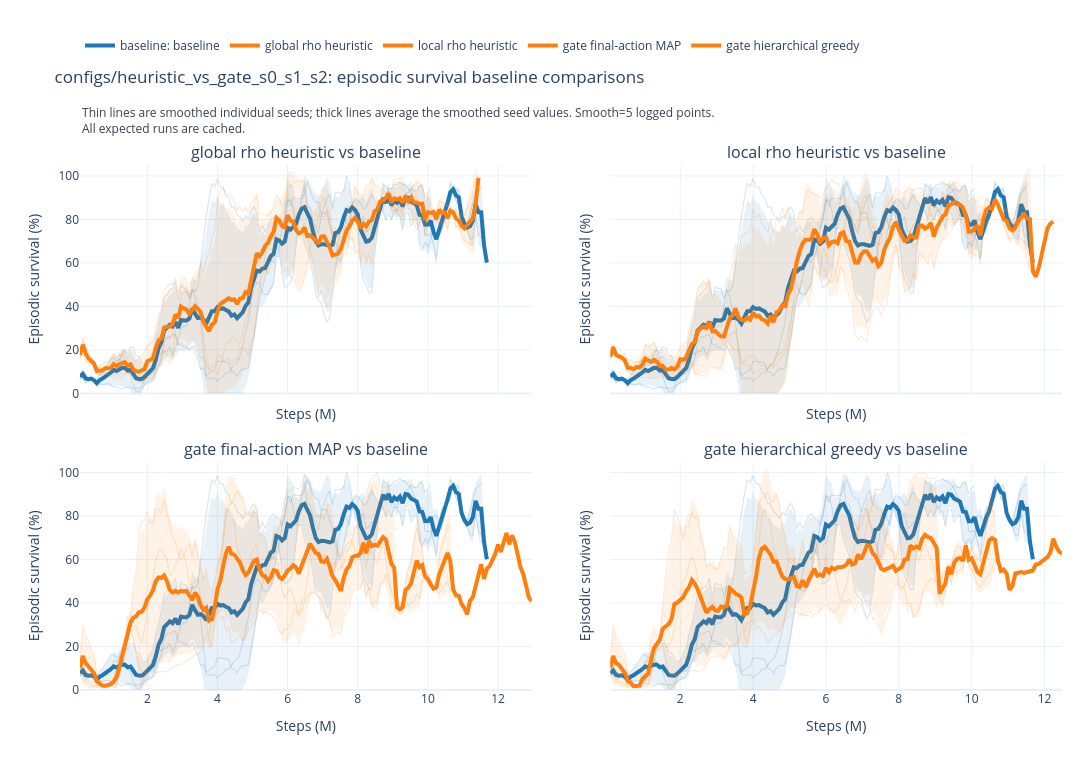

Write notebook code for a chart like this one.
### Markdown cell above
## Heuristic vs Gate

### Code cell
hvg_result = wm.plot_heuristic_vs_gate_survival()
hvg_result["fig"]

### Figure 1 — Plotly figure (JSON) as saved in the notebook; plotly's stock layout.template omitted (floating-point values rounded to 4 significant figures; data arrays with more than 128 entries replaced by an {"elided": "..."} marker saying what was removed)
{"data": [{"hovertemplate": "<b>hvg_00_baseline_s0</b><br>step=%{x:.2f}M<br>smoothed seed survival=%{y:.2f}%<extra></extra>", "legendgroup": "baseline:hvg_00_baseline", "line": {"color": "#1f77b4", "width": 1.1}, "mode": "lines", "name": "baseline: baseline seed 0", "opacity": 0.18, "showlegend": false, "type": "scatter", "x": {"elided": "144 float values"}, "xaxis": "x", "y": {"elided": "144 float values"}, "yaxis": "y"}, {"hovertemplate": "<b>hvg_00_baseline_s1</b><br>step=%{x:.2f}M<br>smoothed seed survival=%{y:.2f}%<extra></extra>", "legendgroup": "baseline:hvg_00_baseline", "line": {"color": "#1f77b4", "width": 1.1}, "mode": "lines", "name": "baseline: baseline seed 1", "opacity": 0.18, "showlegend": false, "type": "scatter", "x": [0.08, 0.16, 0.24, 0.32, 0.4, 0.48, 0.56, 0.64, 0.72, 0.8, 0.88, 0.96, 1.04, 1.12, 1.2, 1.28, 1.36, 1.44, 1.52, 1.6, 1.68, 1.76, 1.84, 1.92, 2.0, 2.08, 2.16, 2.24, 2.32, 2.4, 2.48, 2.56, 2.64, 2.72, 2.8, 2.88, 2.96, 3.04, 3.12, 3.2, 3.28, 3.36, 3.44, 3.52, 3.6, 3.68, 3.76, 3.84, 3.92, 4.0, 4.08, 4.16, 4.24, 4.32, 4.4, 4.48, 4.56, 4.64, 4.72, 4.8, 4.88, 4.96, 5.04, 5.12, 5.2, 5.28, 5.36, 5.44, 5.52, 5.6, 5.68, 5.76, 5.84, 5.92, 6.0, 6.08, 6.16, 6.24, 6.32, 6.4, 6.48, 6.56, 6.64, 6.72, 6.8, 6.88, 6.96, 7.04, 7.12, 7.2, 7.28, 7.36, 7.44, 7.52, 7.6, 7.68, 7.76, 7.84, 7.92, 8.0, 8.08, 8.16, 8.24, 8.32, 8.4, 8.48, 8.56, 8.64, 8.72, 8.8, 8.88, 8.96, 9.04, 9.12, 9.2, 9.28, 9.36, 9.44, 9.52, 9.6, 9.68, 9.76, 9.84, 9.92, 10.0, 10.08], "xaxis": "x", "y": [8.559, 10.67, 8.184, 7.183, 7.134, 5.65, 3.34, 5.211, 6.425, 6.626, 7.945, 8.799, 13.4, 12.87, 14.64, 18.46, 20.1, 18.53, 21.37, 21.01, 17.22, 17.05, 14.36, 12.65, 13.51, 16.66, 18.9, 25.64, 30.3, 36.24, 44.16, 45.3, 47.22, 48.19, 51.32, 42.53, 49.24, 48.28, 48.36, 43.29, 47.9, 46.71, 49.34, 60.96, 69.73, 81.27, 89.81, 96.62, 95.16, 98.54, 94.76, 94.76, 91.02, 89.87, 85.68, 85.66, 81.91, 81.18, 78.79, 81.68, 80.42, 84.17, 85.73, 82.99, 73.8, 77.39, 74.09, 77.0, 79.94, 80.9, 79.3, 78.86, 75.63, 80.43, 89.97, 86.08, 89.82, 89.45, 89.45, 89.45, 95.94, 85.55, 85.52, 79.72, 76.62, 73.39, 82.04, 83.22, 83.08, 77.13, 73.59, 70.12, 62.12, 60.86, 66.73, 73.96, 79.18, 85.88, 89.49, 88.89, 87.57, 85.07, 85.21, 88.81, 91.2, 88.77, 87.06, 85.04, 83.67, 79.57, 82.85, 79.71, 84.15, 83.74, 87.91, 86.56, 91.61, 92.47, 94.25, 93.11, 93.17, 95.48, 95.3, 90.2, 92.66, 94.4], "yaxis": "y"}, {"hovertemplate": "<b>hvg_00_baseline_s2</b><br>step=%{x:.2f}M<br>smoothed seed survival=%{y:.2f}%<extra></extra>", "legendgroup": "baseline:hvg_00_baseline", "line": {"color": "#1f77b4", "width": 1.1}, "mode": "lines", "name": "baseline: baseline seed 2", "opacity": 0.18, "showlegend": false, "type": "scatter", "x": {"elided": "146 float values"}, "xaxis": "x", "y": {"elided": "146 float values"}, "yaxis": "y"}, {"fill": "toself", "fillcolor": "rgba(31,119,180,0.1)", "hoverinfo": "skip", "legendgroup": "baseline:hvg_00_baseline", "line": {"color": "rgba(0,0,0,0)", "width": 0}, "mode": "lines", "name": "baseline: baseline std", "showlegend": false, "type": "scatter", "x": {"elided": "292 float values"}, "xaxis": "x", "y": {"elided": "292 float values"}, "yaxis": "y"}, {"customdata": {"elided": "146x3 float values"}, "hovertemplate": "<b>baseline: baseline</b><br>step=%{x:.2f}M<br>mean of smoothed seeds=%{y:.2f}%<br>mean=%{customdata[1]:.2f}%<br>std=%{customdata[2]:.2f}%<br>runs at step=%{customdata[0]}<extra></extra>", "legendgroup": "baseline:hvg_00_baseline", "line": {"color": "#1f77b4", "width": 4}, "mode": "lines", "name": "baseline: baseline", "showlegend": true, "type": "scatter", "x": {"elided": "146 float values"}, "xaxis": "x", "y": {"elided": "146 float values"}, "yaxis": "y"}, {"hovertemplate": "<b>hvg_01_eval_rho090_s0</b><br>step=%{x:.2f}M<br>smoothed seed survival=%{y:.2f}%<extra></extra>", "legendgroup": "compare:hvg_01_eval_rho090", "line": {"color": "#ff7f0e", "width": 1.1}, "mode": "lines", "name": "global rho heuristic seed 0", "opacity": 0.18, "showlegend": false, "type": "scatter", "x": {"elided": "143 float values"}, "xaxis": "x", "y": {"elided": "143 float values"}, "yaxis": "y"}, {"hovertemplate": "<b>hvg_01_eval_rho090_s1</b><br>step=%{x:.2f}M<br>smoothed seed survival=%{y:.2f}%<extra></extra>", "legendgroup": "compare:hvg_01_eval_rho090", "line": {"color": "#ff7f0e", "width": 1.1}, "mode": "lines", "name": "global rho heuristic seed 1", "opacity": 0.18, "showlegend": false, "type": "scatter", "x": [0.08, 0.16, 0.24, 0.32, 0.4, 0.48, 0.56, 0.64, 0.72, 0.8, 0.88, 0.96, 1.04, 1.12, 1.2, 1.28, 1.36, 1.44, 1.52, 1.6, 1.68, 1.76, 1.84, 1.92, 2.0, 2.08, 2.16, 2.24, 2.32, 2.4, 2.48, 2.56, 2.64, 2.72, 2.8, 2.88, 2.96, 3.04, 3.12, 3.2, 3.28, 3.36, 3.44, 3.52, 3.6, 3.68, 3.76, 3.84, 3.92, 4.0, 4.08, 4.16, 4.24, 4.32, 4.4, 4.48, 4.56, 4.64, 4.72, 4.8, 4.88, 4.96, 5.04, 5.12, 5.2, 5.28, 5.36, 5.44, 5.52, 5.6, 5.68, 5.76, 5.84, 5.92, 6.0, 6.08, 6.16, 6.24, 6.32, 6.4, 6.48, 6.56, 6.64, 6.72, 6.8, 6.88, 6.96, 7.04, 7.12, 7.2, 7.28, 7.36, 7.44, 7.52, 7.6, 7.68, 7.76, 7.84, 7.92, 8.0, 8.08, 8.16, 8.24, 8.32, 8.4, 8.48, 8.56, 8.64, 8.72, 8.8, 8.88, 8.96, 9.04, 9.12, 9.2, 9.28, 9.36, 9.44, 9.52, 9.6, 9.68, 9.76, 9.84, 9.92, 10.0, 10.08], "xaxis": "x", "y": [16.47, 21.35, 18.63, 15.54, 13.94, 11.75, 8.515, 8.199, 9.468, 10.98, 11.63, 11.28, 14.71, 13.71, 15.92, 17.79, 18.87, 16.35, 18.76, 15.49, 15.0, 16.78, 17.41, 18.99, 21.89, 23.47, 23.76, 29.49, 34.79, 39.72, 47.64, 48.77, 50.56, 50.03, 53.3, 45.88, 50.65, 48.92, 46.01, 43.97, 46.24, 51.16, 54.09, 60.32, 54.88, 61.77, 64.34, 71.76, 74.7, 87.2, 92.82, 94.62, 90.87, 91.73, 90.31, 87.97, 83.99, 86.0, 83.61, 85.64, 82.92, 86.9, 88.64, 91.41, 82.22, 81.99, 81.99, 81.99, 82.84, 85.78, 91.06, 89.46, 86.23, 87.6, 95.17, 95.17, 96.77, 97.54, 97.54, 97.54, 97.54, 87.29, 84.83, 83.23, 82.78, 81.04, 87.55, 90.01, 85.68, 77.09, 71.6, 70.19, 67.3, 66.03, 75.07, 82.3, 87.45, 87.82, 95.02, 92.4, 91.08, 91.08, 96.06, 96.06, 98.68, 96.01, 95.63, 94.27, 94.27, 91.81, 93.34, 86.35, 86.55, 84.91, 83.24, 84.24, 91.6, 92.17, 93.81, 95.48, 96.94, 96.94, 95.44, 88.34, 90.8, 85.81], "yaxis": "y"}, {"hovertemplate": "<b>hvg_01_eval_rho090_s2</b><br>step=%{x:.2f}M<br>smoothed seed survival=%{y:.2f}%<extra></extra>", "legendgroup": "compare:hvg_01_eval_rho090", "line": {"color": "#ff7f0e", "width": 1.1}, "mode": "lines", "name": "global rho heuristic seed 2", "opacity": 0.18, "showlegend": false, "type": "scatter", "x": {"elided": "142 float values"}, "xaxis": "x", "y": {"elided": "142 float values"}, "yaxis": "y"}, {"fill": "toself", "fillcolor": "rgba(255,127,14,0.1)", "hoverinfo": "skip", "legendgroup": "compare:hvg_01_eval_rho090", "line": {"color": "rgba(0,0,0,0)", "width": 0}, "mode": "lines", "name": "global rho heuristic std", "showlegend": false, "type": "scatter", "x": {"elided": "286 float values"}, "xaxis": "x", "y": {"elided": "286 float values"}, "yaxis": "y"}, {"customdata": {"elided": "143x3 float values"}, "hovertemplate": "<b>global rho heuristic</b><br>step=%{x:.2f}M<br>mean of smoothed seeds=%{y:.2f}%<br>mean=%{customdata[1]:.2f}%<br>std=%{customdata[2]:.2f}%<br>runs at step=%{customdata[0]}<extra></extra>", "legendgroup": "compare:hvg_01_eval_rho090", "line": {"color": "#ff7f0e", "width": 4}, "mode": "lines", "name": "global rho heuristic", "showlegend": true, "type": "scatter", "x": {"elided": "143 float values"}, "xaxis": "x", "y": {"elided": "143 float values"}, "yaxis": "y"}, {"hovertemplate": "<b>hvg_00_baseline_s0</b><br>step=%{x:.2f}M<br>smoothed seed survival=%{y:.2f}%<extra></extra>", "legendgroup": "baseline:hvg_00_baseline", "line": {"color": "#1f77b4", "width": 1.1}, "mode": "lines", "name": "baseline: baseline seed 0", "opacity": 0.18, "showlegend": false, "type": "scatter", "x": {"elided": "144 float values"}, "xaxis": "x2", "y": {"elided": "144 float values"}, "yaxis": "y2"}, {"hovertemplate": "<b>hvg_00_baseline_s1</b><br>step=%{x:.2f}M<br>smoothed seed survival=%{y:.2f}%<extra></extra>", "legendgroup": "baseline:hvg_00_baseline", "line": {"color": "#1f77b4", "width": 1.1}, "mode": "lines", "name": "baseline: baseline seed 1", "opacity": 0.18, "showlegend": false, "type": "scatter", "x": [0.08, 0.16, 0.24, 0.32, 0.4, 0.48, 0.56, 0.64, 0.72, 0.8, 0.88, 0.96, 1.04, 1.12, 1.2, 1.28, 1.36, 1.44, 1.52, 1.6, 1.68, 1.76, 1.84, 1.92, 2.0, 2.08, 2.16, 2.24, 2.32, 2.4, 2.48, 2.56, 2.64, 2.72, 2.8, 2.88, 2.96, 3.04, 3.12, 3.2, 3.28, 3.36, 3.44, 3.52, 3.6, 3.68, 3.76, 3.84, 3.92, 4.0, 4.08, 4.16, 4.24, 4.32, 4.4, 4.48, 4.56, 4.64, 4.72, 4.8, 4.88, 4.96, 5.04, 5.12, 5.2, 5.28, 5.36, 5.44, 5.52, 5.6, 5.68, 5.76, 5.84, 5.92, 6.0, 6.08, 6.16, 6.24, 6.32, 6.4, 6.48, 6.56, 6.64, 6.72, 6.8, 6.88, 6.96, 7.04, 7.12, 7.2, 7.28, 7.36, 7.44, 7.52, 7.6, 7.68, 7.76, 7.84, 7.92, 8.0, 8.08, 8.16, 8.24, 8.32, 8.4, 8.48, 8.56, 8.64, 8.72, 8.8, 8.88, 8.96, 9.04, 9.12, 9.2, 9.28, 9.36, 9.44, 9.52, 9.6, 9.68, 9.76, 9.84, 9.92, 10.0, 10.08], "xaxis": "x2", "y": [8.559, 10.67, 8.184, 7.183, 7.134, 5.65, 3.34, 5.211, 6.425, 6.626, 7.945, 8.799, 13.4, 12.87, 14.64, 18.46, 20.1, 18.53, 21.37, 21.01, 17.22, 17.05, 14.36, 12.65, 13.51, 16.66, 18.9, 25.64, 30.3, 36.24, 44.16, 45.3, 47.22, 48.19, 51.32, 42.53, 49.24, 48.28, 48.36, 43.29, 47.9, 46.71, 49.34, 60.96, 69.73, 81.27, 89.81, 96.62, 95.16, 98.54, 94.76, 94.76, 91.02, 89.87, 85.68, 85.66, 81.91, 81.18, 78.79, 81.68, 80.42, 84.17, 85.73, 82.99, 73.8, 77.39, 74.09, 77.0, 79.94, 80.9, 79.3, 78.86, 75.63, 80.43, 89.97, 86.08, 89.82, 89.45, 89.45, 89.45, 95.94, 85.55, 85.52, 79.72, 76.62, 73.39, 82.04, 83.22, 83.08, 77.13, 73.59, 70.12, 62.12, 60.86, 66.73, 73.96, 79.18, 85.88, 89.49, 88.89, 87.57, 85.07, 85.21, 88.81, 91.2, 88.77, 87.06, 85.04, 83.67, 79.57, 82.85, 79.71, 84.15, 83.74, 87.91, 86.56, 91.61, 92.47, 94.25, 93.11, 93.17, 95.48, 95.3, 90.2, 92.66, 94.4], "yaxis": "y2"}, {"hovertemplate": "<b>hvg_00_baseline_s2</b><br>step=%{x:.2f}M<br>smoothed seed survival=%{y:.2f}%<extra></extra>", "legendgroup": "baseline:hvg_00_baseline", "line": {"color": "#1f77b4", "width": 1.1}, "mode": "lines", "name": "baseline: baseline seed 2", "opacity": 0.18, "showlegend": false, "type": "scatter", "x": {"elided": "146 float values"}, "xaxis": "x2", "y": {"elided": "146 float values"}, "yaxis": "y2"}, {"fill": "toself", "fillcolor": "rgba(31,119,180,0.1)", "hoverinfo": "skip", "legendgroup": "baseline:hvg_00_baseline", "line": {"color": "rgba(0,0,0,0)", "width": 0}, "mode": "lines", "name": "baseline: baseline std", "showlegend": false, "type": "scatter", "x": {"elided": "292 float values"}, "xaxis": "x2", "y": {"elided": "292 float values"}, "yaxis": "y2"}, {"customdata": {"elided": "146x3 float values"}, "hovertemplate": "<b>baseline: baseline</b><br>step=%{x:.2f}M<br>mean of smoothed seeds=%{y:.2f}%<br>mean=%{customdata[1]:.2f}%<br>std=%{customdata[2]:.2f}%<br>runs at step=%{customdata[0]}<extra></extra>", "legendgroup": "baseline:hvg_00_baseline", "line": {"color": "#1f77b4", "width": 4}, "mode": "lines", "name": "baseline: baseline", "showlegend": false, "type": "scatter", "x": {"elided": "146 float values"}, "xaxis": "x2", "y": {"elided": "146 float values"}, "yaxis": "y2"}, {"hovertemplate": "<b>hvg_04_eval_local_rho090_s0</b><br>step=%{x:.2f}M<br>smoothed seed survival=%{y:.2f}%<extra></extra>", "legendgroup": "compare:hvg_04_eval_local_rho090", "line": {"color": "#ff7f0e", "width": 1.1}, "mode": "lines", "name": "local rho heuristic seed 0", "opacity": 0.18, "showlegend": false, "type": "scatter", "x": {"elided": "145 float values"}, "xaxis": "x2", "y": {"elided": "145 float values"}, "yaxis": "y2"}, {"hovertemplate": "<b>hvg_04_eval_local_rho090_s1</b><br>step=%{x:.2f}M<br>smoothed seed survival=%{y:.2f}%<extra></extra>", "legendgroup": "compare:hvg_04_eval_local_rho090", "line": {"color": "#ff7f0e", "width": 1.1}, "mode": "lines", "name": "local rho heuristic seed 1", "opacity": 0.18, "showlegend": false, "type": "scatter", "x": [0.08, 0.16, 0.24, 0.32, 0.4, 0.48, 0.56, 0.64, 0.72, 0.8, 0.88, 0.96, 1.04, 1.12, 1.2, 1.28, 1.36, 1.44, 1.52, 1.6, 1.68, 1.76, 1.84, 1.92, 2.0, 2.08, 2.16, 2.24, 2.32, 2.4, 2.48, 2.56, 2.64, 2.72, 2.8, 2.88, 2.96, 3.04, 3.12, 3.2, 3.28, 3.36, 3.44, 3.52, 3.6, 3.68, 3.76, 3.84, 3.92, 4.0, 4.08, 4.16, 4.24, 4.32, 4.4, 4.48, 4.56, 4.64, 4.72, 4.8, 4.88, 4.96, 5.04, 5.12, 5.2, 5.28, 5.36, 5.44, 5.52, 5.6, 5.68, 5.76, 5.84, 5.92, 6.0, 6.08, 6.16, 6.24, 6.32, 6.4, 6.48, 6.56, 6.64, 6.72, 6.8, 6.88, 6.96, 7.04, 7.12, 7.2, 7.28, 7.36, 7.44, 7.52, 7.6, 7.68, 7.76, 7.84, 7.92, 8.0, 8.08, 8.16, 8.24, 8.32, 8.4, 8.48, 8.56, 8.64, 8.72, 8.8, 8.88, 8.96, 9.04, 9.12, 9.2, 9.28, 9.36, 9.44, 9.52, 9.6, 9.68, 9.76, 9.84, 9.92, 10.0, 10.08, 10.16], "xaxis": "x2", "y": [16.56, 22.06, 19.1, 17.09, 16.27, 14.06, 10.57, 10.24, 11.31, 14.36, 14.86, 14.81, 18.53, 16.77, 14.34, 15.74, 16.52, 15.9, 17.04, 15.77, 15.9, 17.69, 16.15, 18.27, 21.17, 22.75, 23.04, 28.78, 35.44, 40.38, 48.3, 49.43, 51.36, 49.62, 52.89, 44.75, 46.02, 44.15, 41.8, 40.05, 42.75, 53.77, 59.06, 68.82, 63.1, 72.72, 72.7, 74.41, 73.82, 84.85, 80.58, 82.36, 78.33, 76.39, 73.94, 80.63, 72.91, 80.3, 80.7, 85.23, 80.92, 85.9, 77.39, 78.88, 78.41, 83.46, 82.9, 91.41, 93.54, 92.22, 91.76, 91.33, 89.87, 91.24, 94.34, 94.8, 98.54, 96.76, 96.76, 93.94, 92.2, 80.95, 79.28, 73.08, 75.9, 75.9, 85.41, 90.32, 90.72, 81.97, 76.47, 75.38, 68.35, 69.81, 78.56, 85.8, 88.64, 89.98, 94.32, 93.41, 92.1, 92.1, 94.28, 94.28, 93.14, 94.13, 94.13, 94.25, 89.57, 89.17, 82.07, 74.71, 76.91, 80.0, 79.99, 87.03, 94.39, 95.56, 97.16, 97.16, 95.8, 94.34, 94.34, 87.24, 89.7, 88.84, 88.72], "yaxis": "y2"}, {"hovertemplate": "<b>hvg_04_eval_local_rho090_s2</b><br>step=%{x:.2f}M<br>smoothed seed survival=%{y:.2f}%<extra></extra>", "legendgroup": "compare:hvg_04_eval_local_rho090", "line": {"color": "#ff7f0e", "width": 1.1}, "mode": "lines", "name": "local rho heuristic seed 2", "opacity": 0.18, "showlegend": false, "type": "scatter", "x": {"elided": "153 float values"}, "xaxis": "x2", "y": {"elided": "153 float values"}, "yaxis": "y2"}, {"fill": "toself", "fillcolor": "rgba(255,127,14,0.1)", "hoverinfo": "skip", "legendgroup": "compare:hvg_04_eval_local_rho090", "line": {"color": "rgba(0,0,0,0)", "width": 0}, "mode": "lines", "name": "local rho heuristic std", "showlegend": false, "type": "scatter", "x": {"elided": "306 float values"}, "xaxis": "x2", "y": {"elided": "306 float values"}, "yaxis": "y2"}, {"customdata": {"elided": "153x3 float values"}, "hovertemplate": "<b>local rho heuristic</b><br>step=%{x:.2f}M<br>mean of smoothed seeds=%{y:.2f}%<br>mean=%{customdata[1]:.2f}%<br>std=%{customdata[2]:.2f}%<br>runs at step=%{customdata[0]}<extra></extra>", "legendgroup": "compare:hvg_04_eval_local_rho090", "line": {"color": "#ff7f0e", "width": 4}, "mode": "lines", "name": "local rho heuristic", "showlegend": true, "type": "scatter", "x": {"elided": "153 float values"}, "xaxis": "x2", "y": {"elided": "153 float values"}, "yaxis": "y2"}, {"hovertemplate": "<b>hvg_00_baseline_s0</b><br>step=%{x:.2f}M<br>smoothed seed survival=%{y:.2f}%<extra></extra>", "legendgroup": "baseline:hvg_00_baseline", "line": {"color": "#1f77b4", "width": 1.1}, "mode": "lines", "name": "baseline: baseline seed 0", "opacity": 0.18, "showlegend": false, "type": "scatter", "x": {"elided": "144 float values"}, "xaxis": "x3", "y": {"elided": "144 float values"}, "yaxis": "y3"}, {"hovertemplate": "<b>hvg_00_baseline_s1</b><br>step=%{x:.2f}M<br>smoothed seed survival=%{y:.2f}%<extra></extra>", "legendgroup": "baseline:hvg_00_baseline", "line": {"color": "#1f77b4", "width": 1.1}, "mode": "lines", "name": "baseline: baseline seed 1", "opacity": 0.18, "showlegend": false, "type": "scatter", "x": [0.08, 0.16, 0.24, 0.32, 0.4, 0.48, 0.56, 0.64, 0.72, 0.8, 0.88, 0.96, 1.04, 1.12, 1.2, 1.28, 1.36, 1.44, 1.52, 1.6, 1.68, 1.76, 1.84, 1.92, 2.0, 2.08, 2.16, 2.24, 2.32, 2.4, 2.48, 2.56, 2.64, 2.72, 2.8, 2.88, 2.96, 3.04, 3.12, 3.2, 3.28, 3.36, 3.44, 3.52, 3.6, 3.68, 3.76, 3.84, 3.92, 4.0, 4.08, 4.16, 4.24, 4.32, 4.4, 4.48, 4.56, 4.64, 4.72, 4.8, 4.88, 4.96, 5.04, 5.12, 5.2, 5.28, 5.36, 5.44, 5.52, 5.6, 5.68, 5.76, 5.84, 5.92, 6.0, 6.08, 6.16, 6.24, 6.32, 6.4, 6.48, 6.56, 6.64, 6.72, 6.8, 6.88, 6.96, 7.04, 7.12, 7.2, 7.28, 7.36, 7.44, 7.52, 7.6, 7.68, 7.76, 7.84, 7.92, 8.0, 8.08, 8.16, 8.24, 8.32, 8.4, 8.48, 8.56, 8.64, 8.72, 8.8, 8.88, 8.96, 9.04, 9.12, 9.2, 9.28, 9.36, 9.44, 9.52, 9.6, 9.68, 9.76, 9.84, 9.92, 10.0, 10.08], "xaxis": "x3", "y": [8.559, 10.67, 8.184, 7.183, 7.134, 5.65, 3.34, 5.211, 6.425, 6.626, 7.945, 8.799, 13.4, 12.87, 14.64, 18.46, 20.1, 18.53, 21.37, 21.01, 17.22, 17.05, 14.36, 12.65, 13.51, 16.66, 18.9, 25.64, 30.3, 36.24, 44.16, 45.3, 47.22, 48.19, 51.32, 42.53, 49.24, 48.28, 48.36, 43.29, 47.9, 46.71, 49.34, 60.96, 69.73, 81.27, 89.81, 96.62, 95.16, 98.54, 94.76, 94.76, 91.02, 89.87, 85.68, 85.66, 81.91, 81.18, 78.79, 81.68, 80.42, 84.17, 85.73, 82.99, 73.8, 77.39, 74.09, 77.0, 79.94, 80.9, 79.3, 78.86, 75.63, 80.43, 89.97, 86.08, 89.82, 89.45, 89.45, 89.45, 95.94, 85.55, 85.52, 79.72, 76.62, 73.39, 82.04, 83.22, 83.08, 77.13, 73.59, 70.12, 62.12, 60.86, 66.73, 73.96, 79.18, 85.88, 89.49, 88.89, 87.57, 85.07, 85.21, 88.81, 91.2, 88.77, 87.06, 85.04, 83.67, 79.57, 82.85, 79.71, 84.15, 83.74, 87.91, 86.56, 91.61, 92.47, 94.25, 93.11, 93.17, 95.48, 95.3, 90.2, 92.66, 94.4], "yaxis": "y3"}, {"hovertemplate": "<b>hvg_00_baseline_s2</b><br>step=%{x:.2f}M<br>smoothed seed survival=%{y:.2f}%<extra></extra>", "legendgroup": "baseline:hvg_00_baseline", "line": {"color": "#1f77b4", "width": 1.1}, "mode": "lines", "name": "baseline: baseline seed 2", "opacity": 0.18, "showlegend": false, "type": "scatter", "x": {"elided": "146 float values"}, "xaxis": "x3", "y": {"elided": "146 float values"}, "yaxis": "y3"}, {"fill": "toself", "fillcolor": "rgba(31,119,180,0.1)", "hoverinfo": "skip", "legendgroup": "baseline:hvg_00_baseline", "line": {"color": "rgba(0,0,0,0)", "width": 0}, "mode": "lines", "name": "baseline: baseline std", "showlegend": false, "type": "scatter", "x": {"elided": "292 float values"}, "xaxis": "x3", "y": {"elided": "292 float values"}, "yaxis": "y3"}, {"customdata": {"elided": "146x3 float values"}, "hovertemplate": "<b>baseline: baseline</b><br>step=%{x:.2f}M<br>mean of smoothed seeds=%{y:.2f}%<br>mean=%{customdata[1]:.2f}%<br>std=%{customdata[2]:.2f}%<br>runs at step=%{customdata[0]}<extra></extra>", "legendgroup": "baseline:hvg_00_baseline", "line": {"color": "#1f77b4", "width": 4}, "mode": "lines", "name": "baseline: baseline", "showlegend": false, "type": "scatter", "x": {"elided": "146 float values"}, "xaxis": "x3", "y": {"elided": "146 float values"}, "yaxis": "y3"}, {"hovertemplate": "<b>hvg_02_gate_final_map_s0</b><br>step=%{x:.2f}M<br>smoothed seed survival=%{y:.2f}%<extra></extra>", "legendgroup": "compare:hvg_02_gate_final_map", "line": {"color": "#ff7f0e", "width": 1.1}, "mode": "lines", "name": "gate final-action MAP seed 0", "opacity": 0.18, "showlegend": false, "type": "scatter", "x": {"elided": "133 float values"}, "xaxis": "x3", "y": {"elided": "133 float values"}, "yaxis": "y3"}, {"hovertemplate": "<b>hvg_02_gate_final_map_s1</b><br>step=%{x:.2f}M<br>smoothed seed survival=%{y:.2f}%<extra></extra>", "legendgroup": "compare:hvg_02_gate_final_map", "line": {"color": "#ff7f0e", "width": 1.1}, "mode": "lines", "name": "gate final-action MAP seed 1", "opacity": 0.18, "showlegend": false, "type": "scatter", "x": {"elided": "162 float values"}, "xaxis": "x3", "y": {"elided": "162 float values"}, "yaxis": "y3"}, {"hovertemplate": "<b>hvg_02_gate_final_map_s2</b><br>step=%{x:.2f}M<br>smoothed seed survival=%{y:.2f}%<extra></extra>", "legendgroup": "compare:hvg_02_gate_final_map", "line": {"color": "#ff7f0e", "width": 1.1}, "mode": "lines", "name": "gate final-action MAP seed 2", "opacity": 0.18, "showlegend": false, "type": "scatter", "x": [0.08, 0.16, 0.24, 0.32, 0.4, 0.48, 0.56, 0.64, 0.72, 0.8, 0.88, 0.96, 1.04, 1.12, 1.2, 1.28, 1.36, 1.44, 1.52, 1.6, 1.68, 1.76, 1.84, 1.92, 2.0, 2.08, 2.16, 2.24, 2.32, 2.4, 2.48, 2.56, 2.64, 2.72, 2.8, 2.88, 2.96, 3.04, 3.12, 3.2, 3.28, 3.36, 3.44, 3.52, 3.6, 3.68, 3.76, 3.84, 3.92, 4.0, 4.08, 4.16, 4.24, 4.32, 4.4, 4.48, 4.56, 4.64, 4.72, 4.8, 4.88, 4.96, 5.04, 5.12, 5.2, 5.28, 5.36, 5.44, 5.52, 5.6, 5.68, 5.76, 5.84, 5.92, 6.0, 6.08, 6.16, 6.24, 6.32, 6.4, 6.48, 6.56, 6.64, 6.72, 6.8, 6.88, 6.96, 7.04, 7.12, 7.2, 7.28, 7.36, 7.44, 7.52, 7.6, 7.68, 7.76, 7.84, 7.92, 8.0, 8.08, 8.16, 8.24, 8.32, 8.4, 8.48, 8.56, 8.64, 8.72, 8.8, 8.88, 8.96, 9.04], "xaxis": "x3", "y": [8.234, 4.654, 3.608, 3.007, 2.641, 1.561, 2.181, 2.196, 2.838, 3.077, 3.475, 3.627, 4.315, 4.909, 7.18, 12.43, 14.78, 20.09, 35.39, 46.76, 54.56, 71.23, 78.38, 77.95, 82.05, 77.43, 76.42, 82.94, 83.1, 80.96, 87.7, 81.1, 75.84, 69.64, 68.02, 62.9, 60.26, 61.63, 65.77, 67.33, 60.97, 68.06, 61.62, 56.04, 50.2, 55.65, 46.99, 44.98, 49.83, 57.74, 61.03, 69.1, 81.44, 85.15, 85.6, 88.04, 91.78, 89.02, 89.02, 82.51, 81.95, 79.5, 82.04, 80.71, 71.25, 71.65, 70.21, 63.04, 59.74, 71.18, 71.83, 73.66, 80.74, 87.97, 92.05, 90.96, 93.01, 92.87, 92.49, 94.4, 99.16, 95.39, 95.85, 85.85, 80.67, 79.35, 81.24, 78.19, 85.65, 85.03, 76.34, 66.39, 62.91, 56.02, 57.65, 63.51, 64.74, 70.05, 74.18, 76.04, 78.87, 87.82, 89.06, 94.73, 97.04, 98.36, 100.0, 93.49, 93.49, 93.49, 87.42, 83.97, 83.97], "yaxis": "y3"}, {"fill": "toself", "fillcolor": "rgba(255,127,14,0.1)", "hoverinfo": "skip", "legendgroup": "compare:hvg_02_gate_final_map", "line": {"color": "rgba(0,0,0,0)", "width": 0}, "mode": "lines", "name": "gate final-action MAP std", "showlegend": false, "type": "scatter", "x": {"elided": "324 float values"}, "xaxis": "x3", "y": {"elided": "324 float values"}, "yaxis": "y3"}, {"customdata": {"elided": "162x3 float values"}, "hovertemplate": "<b>gate final-action MAP</b><br>step=%{x:.2f}M<br>mean of smoothed seeds=%{y:.2f}%<br>mean=%{customdata[1]:.2f}%<br>std=%{customdata[2]:.2f}%<br>runs at step=%{customdata[0]}<extra></extra>", "legendgroup": "compare:hvg_02_gate_final_map", "line": {"color": "#ff7f0e", "width": 4}, "mode": "lines", "name": "gate final-action MAP", "showlegend": true, "type": "scatter", "x": {"elided": "162 float values"}, "xaxis": "x3", "y": {"elided": "162 float values"}, "yaxis": "y3"}, {"hovertemplate": "<b>hvg_00_baseline_s0</b><br>step=%{x:.2f}M<br>smoothed seed survival=%{y:.2f}%<extra></extra>", "legendgroup": "baseline:hvg_00_baseline", "line": {"color": "#1f77b4", "width": 1.1}, "mode": "lines", "name": "baseline: baseline seed 0", "opacity": 0.18, "showlegend": false, "type": "scatter", "x": {"elided": "144 float values"}, "xaxis": "x4", "y": {"elided": "144 float values"}, "yaxis": "y4"}, {"hovertemplate": "<b>hvg_00_baseline_s1</b><br>step=%{x:.2f}M<br>smoothed seed survival=%{y:.2f}%<extra></extra>", "legendgroup": "baseline:hvg_00_baseline", "line": {"color": "#1f77b4", "width": 1.1}, "mode": "lines", "name": "baseline: baseline seed 1", "opacity": 0.18, "showlegend": false, "type": "scatter", "x": [0.08, 0.16, 0.24, 0.32, 0.4, 0.48, 0.56, 0.64, 0.72, 0.8, 0.88, 0.96, 1.04, 1.12, 1.2, 1.28, 1.36, 1.44, 1.52, 1.6, 1.68, 1.76, 1.84, 1.92, 2.0, 2.08, 2.16, 2.24, 2.32, 2.4, 2.48, 2.56, 2.64, 2.72, 2.8, 2.88, 2.96, 3.04, 3.12, 3.2, 3.28, 3.36, 3.44, 3.52, 3.6, 3.68, 3.76, 3.84, 3.92, 4.0, 4.08, 4.16, 4.24, 4.32, 4.4, 4.48, 4.56, 4.64, 4.72, 4.8, 4.88, 4.96, 5.04, 5.12, 5.2, 5.28, 5.36, 5.44, 5.52, 5.6, 5.68, 5.76, 5.84, 5.92, 6.0, 6.08, 6.16, 6.24, 6.32, 6.4, 6.48, 6.56, 6.64, 6.72, 6.8, 6.88, 6.96, 7.04, 7.12, 7.2, 7.28, 7.36, 7.44, 7.52, 7.6, 7.68, 7.76, 7.84, 7.92, 8.0, 8.08, 8.16, 8.24, 8.32, 8.4, 8.48, 8.56, 8.64, 8.72, 8.8, 8.88, 8.96, 9.04, 9.12, 9.2, 9.28, 9.36, 9.44, 9.52, 9.6, 9.68, 9.76, 9.84, 9.92, 10.0, 10.08], "xaxis": "x4", "y": [8.559, 10.67, 8.184, 7.183, 7.134, 5.65, 3.34, 5.211, 6.425, 6.626, 7.945, 8.799, 13.4, 12.87, 14.64, 18.46, 20.1, 18.53, 21.37, 21.01, 17.22, 17.05, 14.36, 12.65, 13.51, 16.66, 18.9, 25.64, 30.3, 36.24, 44.16, 45.3, 47.22, 48.19, 51.32, 42.53, 49.24, 48.28, 48.36, 43.29, 47.9, 46.71, 49.34, 60.96, 69.73, 81.27, 89.81, 96.62, 95.16, 98.54, 94.76, 94.76, 91.02, 89.87, 85.68, 85.66, 81.91, 81.18, 78.79, 81.68, 80.42, 84.17, 85.73, 82.99, 73.8, 77.39, 74.09, 77.0, 79.94, 80.9, 79.3, 78.86, 75.63, 80.43, 89.97, 86.08, 89.82, 89.45, 89.45, 89.45, 95.94, 85.55, 85.52, 79.72, 76.62, 73.39, 82.04, 83.22, 83.08, 77.13, 73.59, 70.12, 62.12, 60.86, 66.73, 73.96, 79.18, 85.88, 89.49, 88.89, 87.57, 85.07, 85.21, 88.81, 91.2, 88.77, 87.06, 85.04, 83.67, 79.57, 82.85, 79.71, 84.15, 83.74, 87.91, 86.56, 91.61, 92.47, 94.25, 93.11, 93.17, 95.48, 95.3, 90.2, 92.66, 94.4], "yaxis": "y4"}, {"hovertemplate": "<b>hvg_00_baseline_s2</b><br>step=%{x:.2f}M<br>smoothed seed survival=%{y:.2f}%<extra></extra>", "legendgroup": "baseline:hvg_00_baseline", "line": {"color": "#1f77b4", "width": 1.1}, "mode": "lines", "name": "baseline: baseline seed 2", "opacity": 0.18, "showlegend": false, "type": "scatter", "x": {"elided": "146 float values"}, "xaxis": "x4", "y": {"elided": "146 float values"}, "yaxis": "y4"}, {"fill": "toself", "fillcolor": "rgba(31,119,180,0.1)", "hoverinfo": "skip", "legendgroup": "baseline:hvg_00_baseline", "line": {"color": "rgba(0,0,0,0)", "width": 0}, "mode": "lines", "name": "baseline: baseline std", "showlegend": false, "type": "scatter", "x": {"elided": "292 float values"}, "xaxis": "x4", "y": {"elided": "292 float values"}, "yaxis": "y4"}, {"customdata": {"elided": "146x3 float values"}, "hovertemplate": "<b>baseline: baseline</b><br>step=%{x:.2f}M<br>mean of smoothed seeds=%{y:.2f}%<br>mean=%{customdata[1]:.2f}%<br>std=%{customdata[2]:.2f}%<br>runs at step=%{customdata[0]}<extra></extra>", "legendgroup": "baseline:hvg_00_baseline", "line": {"color": "#1f77b4", "width": 4}, "mode": "lines", "name": "baseline: baseline", "showlegend": false, "type": "scatter", "x": {"elided": "146 float values"}, "xaxis": "x4", "y": {"elided": "146 float values"}, "yaxis": "y4"}, {"hovertemplate": "<b>hvg_03_gate_hierarchical_s0</b><br>step=%{x:.2f}M<br>smoothed seed survival=%{y:.2f}%<extra></extra>", "legendgroup": "compare:hvg_03_gate_hierarchical", "line": {"color": "#ff7f0e", "width": 1.1}, "mode": "lines", "name": "gate hierarchical greedy seed 0", "opacity": 0.18, "showlegend": false, "type": "scatter", "x": {"elided": "133 float values"}, "xaxis": "x4", "y": {"elided": "133 float values"}, "yaxis": "y4"}, {"hovertemplate": "<b>hvg_03_gate_hierarchical_s1</b><br>step=%{x:.2f}M<br>smoothed seed survival=%{y:.2f}%<extra></extra>", "legendgroup": "compare:hvg_03_gate_hierarchical", "line": {"color": "#ff7f0e", "width": 1.1}, "mode": "lines", "name": "gate hierarchical greedy seed 1", "opacity": 0.18, "showlegend": false, "type": "scatter", "x": {"elided": "156 float values"}, "xaxis": "x4", "y": {"elided": "156 float values"}, "yaxis": "y4"}, {"hovertemplate": "<b>hvg_03_gate_hierarchical_s2</b><br>step=%{x:.2f}M<br>smoothed seed survival=%{y:.2f}%<extra></extra>", "legendgroup": "compare:hvg_03_gate_hierarchical", "line": {"color": "#ff7f0e", "width": 1.1}, "mode": "lines", "name": "gate hierarchical greedy seed 2", "opacity": 0.18, "showlegend": false, "type": "scatter", "x": [0.08, 0.16, 0.24, 0.32, 0.4, 0.48, 0.56, 0.64, 0.72, 0.8, 0.88, 0.96, 1.04, 1.12, 1.2, 1.28, 1.36, 1.44, 1.52, 1.6, 1.68, 1.76, 1.84, 1.92, 2.0, 2.08, 2.16, 2.24, 2.32, 2.4, 2.48, 2.56, 2.64, 2.72, 2.8, 2.88, 2.96, 3.04, 3.12, 3.2, 3.28, 3.36, 3.44, 3.52, 3.6, 3.68, 3.76, 3.84, 3.92, 4.0, 4.08, 4.16, 4.24, 4.32, 4.4, 4.48, 4.56, 4.64, 4.72, 4.8, 4.88, 4.96, 5.04, 5.12, 5.2, 5.28, 5.36, 5.44, 5.52, 5.6, 5.68, 5.76, 5.84, 5.92, 6.0, 6.08, 6.16, 6.24, 6.32, 6.4, 6.48, 6.56, 6.64, 6.72, 6.8, 6.88, 6.96, 7.04, 7.12, 7.2, 7.28, 7.36, 7.44, 7.52, 7.6, 7.68, 7.76, 7.84, 7.92, 8.0, 8.08, 8.16, 8.24, 8.32, 8.4, 8.48, 8.56, 8.64, 8.72, 8.8, 8.88, 8.96, 9.04], "xaxis": "x4", "y": [8.234, 4.654, 3.503, 4.089, 3.505, 2.423, 3.082, 3.16, 2.295, 2.528, 2.774, 3.145, 3.874, 5.959, 7.062, 13.41, 19.58, 24.15, 38.29, 53.36, 61.94, 68.55, 82.94, 79.78, 75.37, 69.2, 75.17, 75.17, 81.79, 79.07, 80.1, 69.25, 66.96, 56.4, 57.85, 57.03, 55.94, 55.71, 61.01, 66.07, 63.83, 75.76, 71.17, 69.96, 67.48, 66.44, 53.09, 54.03, 55.27, 59.19, 72.1, 85.45, 88.24, 88.59, 91.14, 86.86, 86.86, 90.0, 85.54, 75.75, 70.56, 59.99, 58.56, 59.67, 54.0, 60.9, 68.63, 60.52, 62.53, 70.29, 66.52, 61.91, 70.23, 66.72, 67.67, 71.78, 78.24, 76.92, 84.78, 87.73, 84.28, 83.81, 82.75, 74.17, 71.88, 72.0, 66.3, 67.67, 75.38, 81.49, 84.98, 84.62, 83.02, 83.0, 71.33, 65.44, 64.85, 63.58, 59.8, 69.16, 76.4, 83.91, 89.23, 95.77, 98.09, 99.09, 99.69, 99.69, 99.69, 97.23, 97.54, 97.54, 97.54], "yaxis": "y4"}, {"fill": "toself", "fillcolor": "rgba(255,127,14,0.1)", "hoverinfo": "skip", "legendgroup": "compare:hvg_03_gate_hierarchical", "line": {"color": "rgba(0,0,0,0)", "width": 0}, "mode": "lines", "name": "gate hierarchical greedy std", "showlegend": false, "type": "scatter", "x": {"elided": "312 float values"}, "xaxis": "x4", "y": {"elided": "312 float values"}, "yaxis": "y4"}, {"customdata": {"elided": "156x3 float values"}, "hovertemplate": "<b>gate hierarchical greedy</b><br>step=%{x:.2f}M<br>mean of smoothed seeds=%{y:.2f}%<br>mean=%{customdata[1]:.2f}%<br>std=%{customdata[2]:.2f}%<br>runs at step=%{customdata[0]}<extra></extra>", "legendgroup": "compare:hvg_03_gate_hierarchical", "line": {"color": "#ff7f0e", "width": 4}, "mode": "lines", "name": "gate hierarchical greedy", "showlegend": true, "type": "scatter", "x": {"elided": "156 float values"}, "xaxis": "x4", "y": {"elided": "156 float values"}, "yaxis": "y4"}], "layout": {"annotations": [{"font": {"size": 16}, "showarrow": false, "text": "global rho heuristic vs baseline", "x": 0.23, "xanchor": "center", "xref": "paper", "y": 1, "yanchor": "bottom", "yref": "paper"}, {"font": {"size": 16}, "showarrow": false, "text": "local rho heuristic vs baseline", "x": 0.77, "xanchor": "center", "xref": "paper", "y": 1, "yanchor": "bottom", "yref": "paper"}, {"font": {"size": 16}, "showarrow": false, "text": "gate final-action MAP vs baseline", "x": 0.23, "xanchor": "center", "xref": "paper", "y": 0.435, "yanchor": "bottom", "yref": "paper"}, {"font": {"size": 16}, "showarrow": false, "text": "gate hierarchical greedy vs baseline", "x": 0.77, "xanchor": "center", "xref": "paper", "y": 0.435, "yanchor": "bottom", "yref": "paper"}, {"align": "left", "font": {"color": "#374151", "size": 12}, "showarrow": false, "text": "Thin lines are smoothed individual seeds; thick lines average the smoothed seed values. Smooth=5 logged points.<br>All expected runs are cached.", "x": 0, "xref": "paper", "y": 1.12, "yref": "paper"}], "height": 760, "hovermode": "x unified", "legend": {"orientation": "h", "x": 0, "xanchor": "left", "y": 1.2, "yanchor": "bottom"}, "margin": {"b": 70, "l": 80, "r": 30, "t": 165}, "title": {"text": "configs/heuristic_vs_gate_s0_s1_s2: episodic survival baseline comparisons"}, "width": 1500, "xaxis": {"anchor": "y", "domain": [0, 0.46], "matches": "x3", "showticklabels": false, "title": {"text": "Steps (M)"}}, "xaxis2": {"anchor": "y2", "domain": [0.54, 1], "matches": "x4", "showticklabels": false, "title": {"text": "Steps (M)"}}, "xaxis3": {"anchor": "y3", "domain": [0, 0.46], "title": {"text": "Steps (M)"}}, "xaxis4": {"anchor": "y4", "domain": [0.54, 1], "title": {"text": "Steps (M)"}}, "yaxis": {"anchor": "x", "domain": [0.565, 1], "range": [0, 105], "title": {"text": "Episodic survival (%)"}}, "yaxis2": {"anchor": "x2", "domain": [0.565, 1], "matches": "y", "range": [0, 105], "showticklabels": false, "title": {"text": "Episodic survival (%)"}}, "yaxis3": {"anchor": "x3", "domain": [0, 0.435], "range": [0, 105], "title": {"text": "Episodic survival (%)"}}, "yaxis4": {"anchor": "x4", "domain": [0, 0.435], "matches": "y3", "range": [0, 105], "showticklabels": false, "title": {"text": "Episodic survival (%)"}}}}
